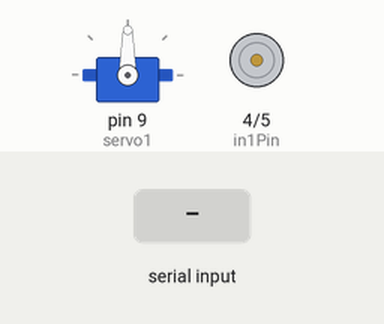
This sketch was run on a simulated Arduino Uno, built with avr-gcc and run on an emulated ATmega328P. On the bench: servo, motor-driver pin pairs drawn as motors (green arrow = first pin HIGH = forward, orange = second pin HIGH = backward, longer = more drive, scaled by the enable pin). The test bench sets the inputs (shaded band).

Above: at 1.2 s.
1.3 s: "1" received over Serial
At 1.8 s:
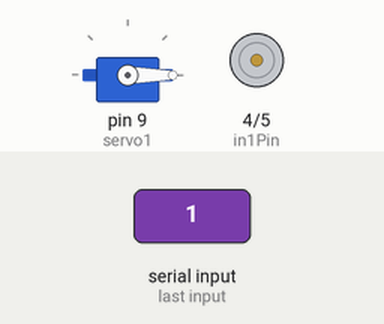
2.8 s: "2" received over Serial
At 4.0 s:
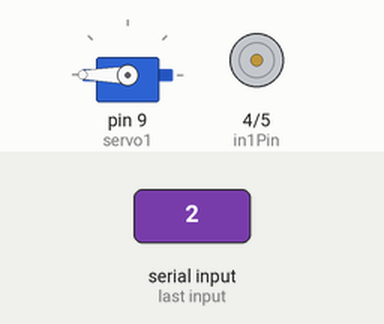
4.3 s: "3" received over Serial
At 5.3 s:
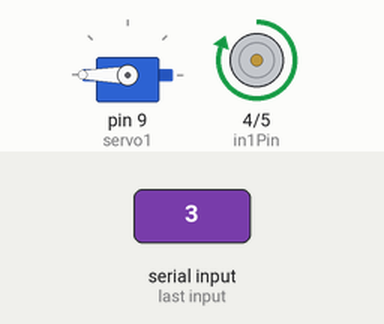
5.8 s: "4" received over Serial
At 6.4 s:
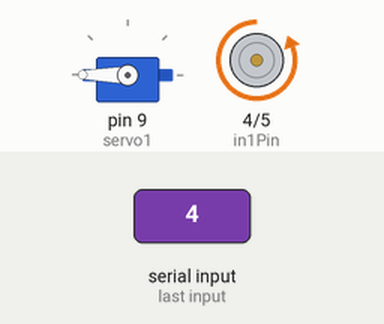
7.3 s: "1" received over Serial
At 8.5 s:
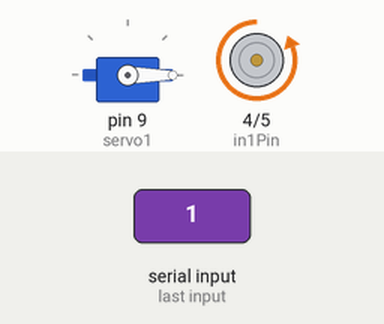
8.8 s: "5" received over Serial
At 9.9 s:
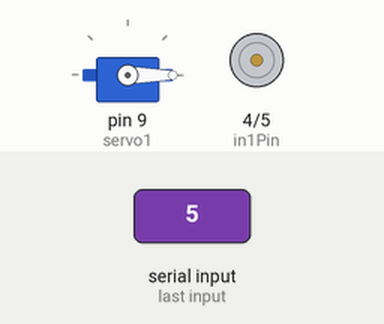
Timing chart, 0 to 11.3 s (numbered marks = the images above; inputs shaded):
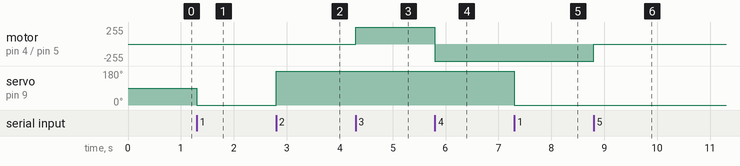

The sketch:

carduino_V1.ino
```cpp
#include <Servo.h>

Servo servo1;  // create servo object to control a servo
int enablePin = 3;  // enable pin for the motor driver
int in1Pin = 4;  // input 1 pin for the motor driver
int in2Pin = 5;  // input 2 pin for the motor driver

void setup() {
  servo1.attach(9);  // attaches the servo on pin 9 to the servo object
  pinMode(enablePin, OUTPUT);  // set the enable pin as an output
  pinMode(in1Pin, OUTPUT);  // set the input 1 pin as an output
  pinMode(in2Pin, OUTPUT);  // set the input 2 pin as an output
  Serial.begin(9600);  // start serial communication at 9600 baud rate
}

void loop() {
  int input = Serial.read();  // read the input from the serial port

  if (input == '1') {  // if the input is '1', move servo 1 to 0 degrees
    servo1.write(0);
  }
  else if (input == '2') {  // if the input is '2', move servo 1 to 180 degrees
    servo1.write(180);
  }
  else if (input == '3') {  // if the input is '3', turn on motor 1 in forward direction at full speed
    digitalWrite(in1Pin, HIGH);
    digitalWrite(in2Pin, LOW);
    analogWrite(enablePin, 255);  // set the duty cycle to 255 (maximum speed)
  }
  else if (input == '4') {  // if the input is '4', turn on motor 1 in reverse direction at full speed
    digitalWrite(in1Pin, LOW);
    digitalWrite(in2Pin, HIGH);
    analogWrite(enablePin, 255);  // set the duty cycle to 255 (maximum speed)
  }
  else if (input == '5') {  // if the input is '5', turn off motor 1
    digitalWrite(in1Pin, LOW);
    digitalWrite(in2Pin, LOW);
    analogWrite(enablePin, 0);  // set the duty cycle to 0 (minimum speed)
  }
}
```

Measured:
- after the input at 1.3 s, servo on pin 9 (servo1): 90° → 0° at once
- after the input at 2.8 s, servo on pin 9 (servo1): 0° → 180° at once
- after the input at 4.3 s, motor on pin 4 (in1Pin) / pin 5 (in2Pin): stopped → forward 255/255 at once
- after the input at 5.8 s, motor on pin 4 (in1Pin) / pin 5 (in2Pin): forward 255/255 → backward 255/255 at once
- after the input at 7.3 s, servo on pin 9 (servo1): 180° → 0° at once
- after the input at 8.8 s, motor on pin 4 (in1Pin) / pin 5 (in2Pin): backward 255/255 → stopped at once
